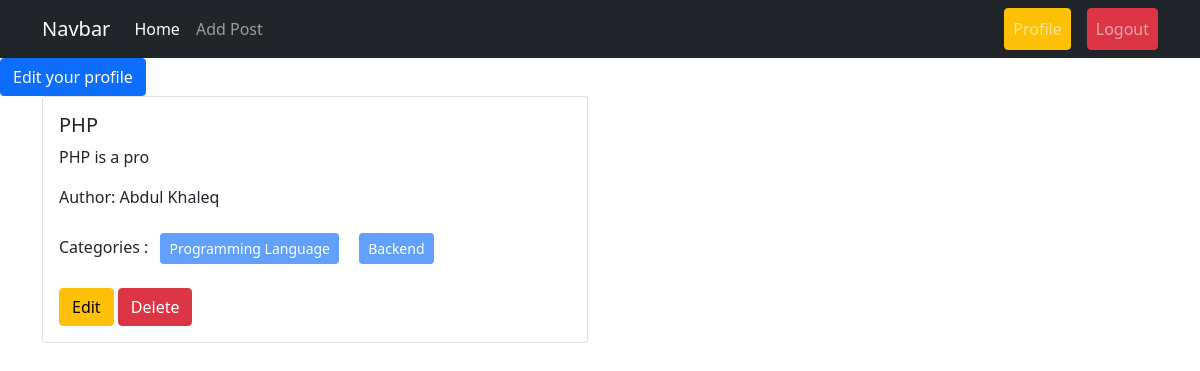
Screenshot of /author/profile/ (signed in) with the database file from the repository.
### posts/models.py (models this page shows, shortened)
class Post(models.Model):
    title = models.CharField(max_length=55)
    content = models.TextField()
    category = models.ManyToManyField(Category)
    author = models.ForeignKey(User, on_delete=models.CASCADE)

### categories/models.py (models this page shows, shortened)
class Category(models.Model):
    name = models.CharField(max_length=100)
    slug = models.SlugField(max_length=100, unique=True, null=True, blank=True)

### author/views.py (the view)
# urls.py: path('profile/', views.profile, name='profile'),
@login_required
def profile(request):
    data = Post.objects.filter(author = request.user)
    return render(request, 'profile.html', {'posts':data})

### author/templates/profile.html
{% extends "base.html" %}
{% load crispy_forms_tags %}
{% block content %}
<div>
  <a class="btn btn-primary" href="{% url 'edit_profile' %}">Edit your profile</a>
</div>
<div class="container">
  <div class="row">
    {% for post in posts %}
    <div class="col-sm-6">
      <div class="card">
        <div class="card-body">
          <h5 class="card-title">{{post.title}}</h5>
          <p class="card-text">{{post.content}}</p>
          <p>Author: {{post.author.first_name}} {{post.author.last_name}}</p>
          <p>Categories :
            {% for i in post.category.all %}
            <button class="btn btn-primary btn-sm m-2" disabled>{{i.name}}</button>
            {% endfor %}
          </p>
          <a href="{% url 'edit_post' post.id%}" class="btn btn-warning">Edit</a>
          <a href="{% url 'delete_post' post.id%}" class="btn btn-danger">Delete</a>
        </div>
      </div>
    </div>
    {% endfor %}
  </div>
</div>
{% endblock content %}

### rows the page displays
Post: title "PHP", content "PHP is a pro", author.first_name "Abdul", author.last_name "Khaleq"
Category: name "Programming Language"
Category: name "Backend"
